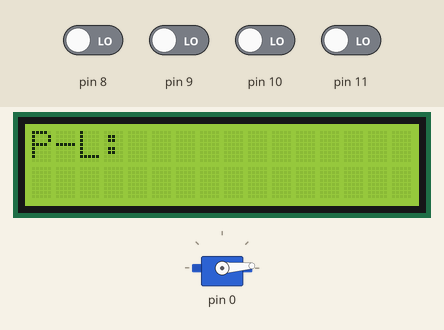
Simulated run of this sketch. Board: Arduino Uno, built for the host (arithmetic inside an expression is 32-bit, double 64-bit). On the bench: 16×2 character LCD, servo. Inputs (shaded band) come from the test bench; at power-on: pin 8–11 LOW.

Above: at 6.68 s.
At 7.7 s:
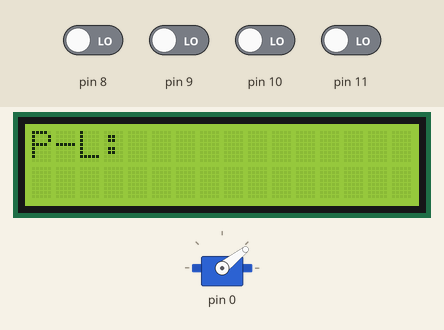
7.8 s: pin 10 driven HIGH
At 9.8 s:
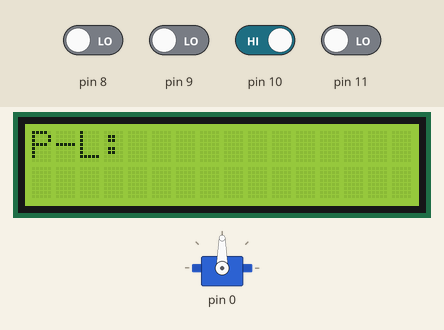
Timing chart, 0 to 16.8 s (numbered marks = the images above; inputs shaded):
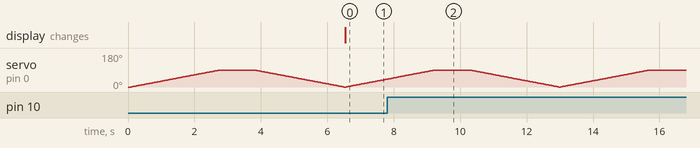

The sketch:

servo_LDR.ino
```cpp
#include <Servo.h>
#include <Wire.h>
#include <LCD.h>
#include <LiquidCrystal_I2C.h>
Servo myservo;
int y=0;
#define I2C_ADDR 0x27
#define light_PIN 3

LiquidCrystal_I2C lcd(I2C_ADDR,2,1,0,4,5,6,7);

byte val[8];
const int LDRplace[]={PIN_PB0,PIN_PB1};
const int LDRout = PIN_PB2;
const int LDRin = PIN_PB3;
int count=0;
int valin=0;
int valout=0;
int pos = 0;
void setup() {
  lcd.setBacklightPin(light_PIN,POSITIVE);
  lcd.setBacklight(HIGH);
  lcd.begin(16, 2);
  for(int i=0;i<2;i++){
    pinMode(LDRplace[i], INPUT);
  }
  pinMode(LDRin, INPUT);
  pinMode(LDRout, INPUT);
  myservo.attach(PIN_PD0);
  myservo.write(pos);

  for (pos = 0; pos <= 90; pos += 1) {
    myservo.write(pos);
    delay(30);
  }
  delay(1000);
  for (pos = 90; pos >= 0; pos -= 1) {
    myservo.write(pos);
    delay(30);
  }
  lcd.clear();
  lcd.setCursor(0, 0);
  count=0;
}

void loop() {
 //*******************************************************
  lcd.setCursor(0, 0);
  lcd.print("P-L:");
  lcd.setCursor(0, 1);
  for( y=0;y<2;y++)
     {
      val[y]=digitalRead(LDRplace[y]);
      if(val[y]==1){
        lcd.print(y+1);
      }
      }

      lcd.print("       ");
  valin=digitalRead(LDRin);
  valout=digitalRead(LDRout);

  if(count>=2){
    count=2;
    myservo.write(pos);
    delay(500);
    myservo.detach();
    lcd.setCursor(5, 1);
    lcd.print("       full");}

 //********************************************************
  if(valout==LOW){
    for (pos = 0; pos <= 90; pos += 1) {
      myservo.write(pos);
      delay(30);
    }
      while(valout==LOW){
        valout=digitalRead(LDRout);
      }
        count++;
        if(count<3){
        }
    delay(1000);
    for (pos = 90; pos >= 0; pos -= 1) {
      myservo.write(pos);
      delay(30);
    }
       }
//********************************************************
  if(valin ==LOW){
    myservo.attach(PIN_PD0);
    for (pos = 0; pos <= 90; pos += 1) {
      myservo.write(pos);
      delay(30);
    }
      while(valin ==LOW){
        valin=digitalRead(LDRin);
      }
        count--;
        if(count<=0){
          count=0;
        }
  delay(1000);
  for (pos = 90; pos >= 0; pos -= 1){
    myservo.write(pos);delay(30);
  }
  }
//********************************************************
  lcd.setCursor(10, 1);
  lcd.print(" car:");
  lcd.print(count);
  if(count>=2){
    lcd.setCursor(5, 1);
    lcd.print("       full   ");
  }

}
```
